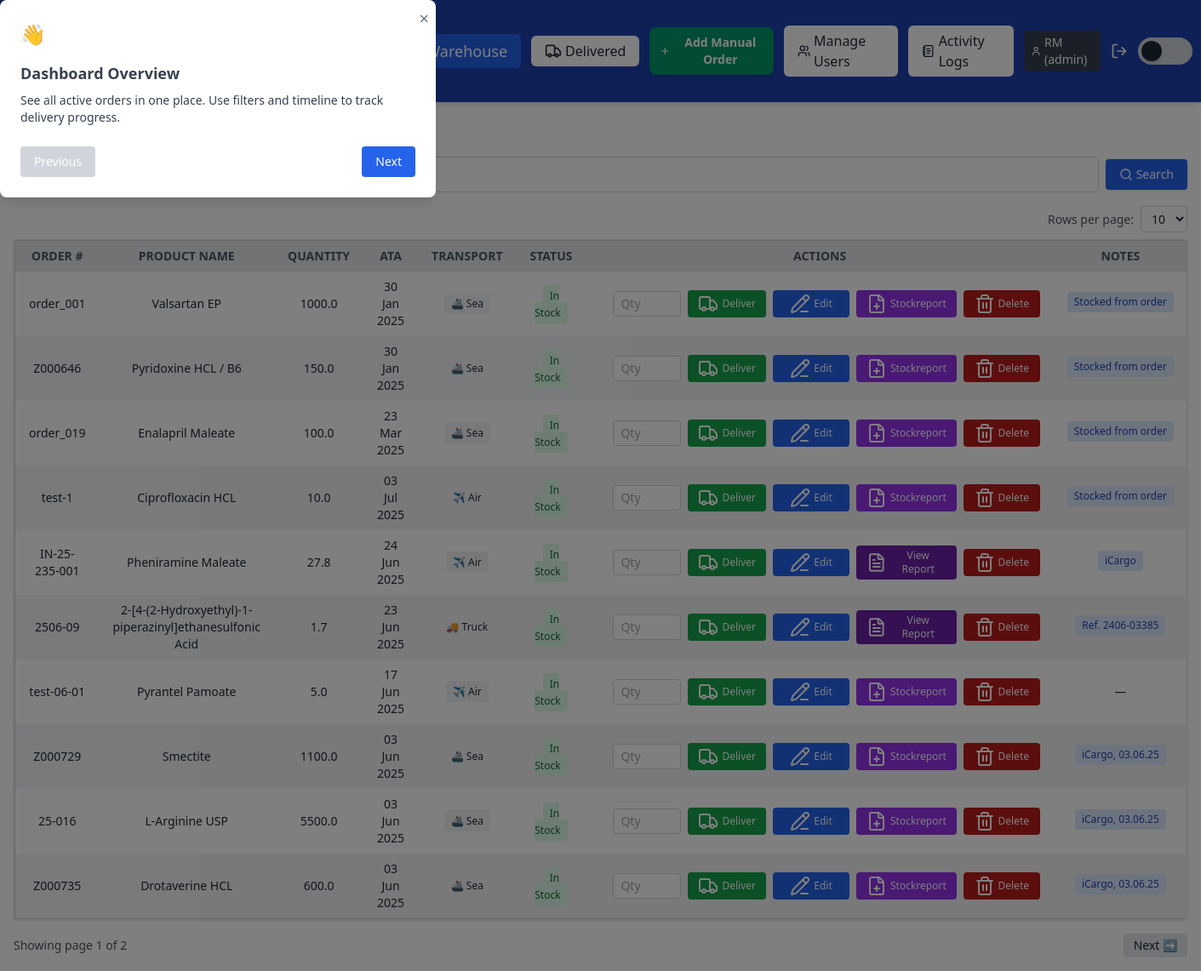
Page /warehouse (signed in) on the earlier database version.
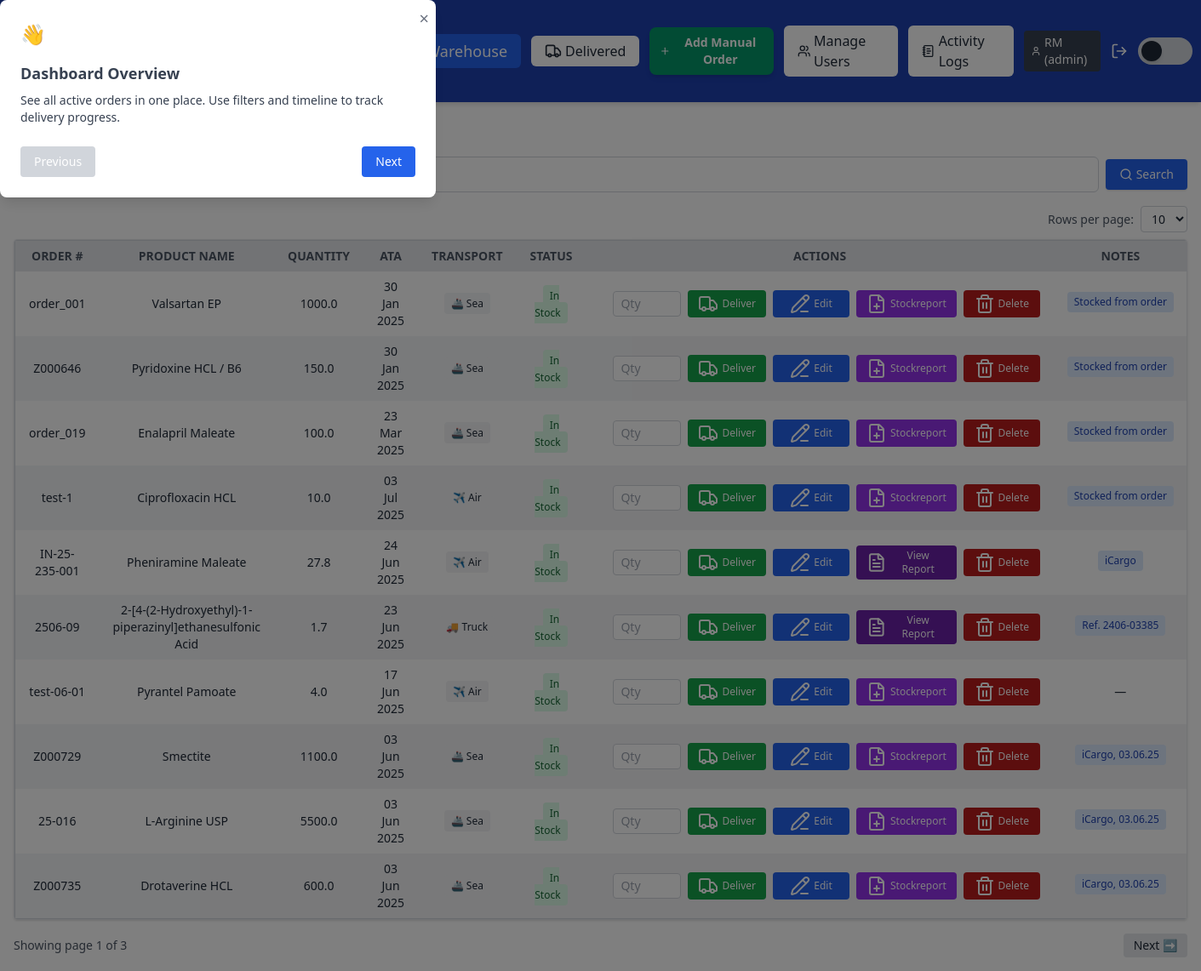
Same page on the later database version.
### app/models.py (models this page shows)
class WarehouseStock(db.Model):
    __tablename__ = 'warehouse_stock'  # ✅ Ensure FK consistency
    id = db.Column(db.Integer, primary_key=True)
    user_id = db.Column(db.Integer, db.ForeignKey('user.id'), nullable=False)
    order_number = db.Column(db.String(50), nullable=False)
    product_name = db.Column(db.String(100), nullable=False)
    quantity = db.Column(db.String(50), nullable=False)
    ata = db.Column(db.String(10), nullable=True)
    transit_status = db.Column(db.String(20), default='In Stock', nullable=False)
    notes = db.Column(db.String(120))
    transport = db.Column(db.String(20))
    is_manual = db.Column(db.Boolean, default=False)
    pod_filename = db.Column(db.String(120))
    warehouse_address = db.Column(db.String(255))
    client = db.Column(db.String(255))
    pos_no = db.Column(db.String(50))
    customer_ref = db.Column(db.String(50))

### app/routes/warehouse_routes.py (the view, shortened to what this page needs)
@warehouse_bp.route('/warehouse')
@login_required
def warehouse():
    page = request.args.get('page', 1, type=int)
    per_page = request.args.get('per_page', 10, type=int)
    search = request.args.get('search', '')
    query = WarehouseStock.query
    pagination = query.order_by(WarehouseStock.ata.desc()).paginate(page=page, per_page=per_page)
    warehouse_items = pagination.items
    reported_ids = [entry.related_order_id for entry in StockReportEntry.query.all() if entry.related_order_id]
    return render_template(
        'warehouse.html',
        warehouse_items=warehouse_items,
        pagination=pagination,
        per_page=per_page,
        reported_ids=reported_ids
    )

### app/routes/__init__.py (called while the page is built)
def inject_globals():
    return dict(current_user=current_user, current_path=request.path)

### app/templates/warehouse.html (shortened to what the changed rows need)
<!DOCTYPE html>
<html lang="en">
<head>
    <script src="https://cdn.tailwindcss.com"></script>
</head>
<body class="flex flex-col h-screen bg-white text-gray-800 dark:bg-gray-900 dark:text-gray-100">
    {% include '_navbar.html' %}
    <main class="flex flex-col h-full overflow-hidden p-4">
        <h2 class="text-2xl font-bold mb-4">📦 Warehouse Stock</h2>
            {% set clear_args = request.args.to_dict() %}
            {% if 'search' in clear_args %}{% set _ = clear_args.pop('search') %}{% endif %}
            {% if 'page' in clear_args %}{% set _ = clear_args.pop('page') %}{% endif %}
        <div class="orders-table-container flex-grow overflow-auto border rounded shadow w-full">
            <table id="warehouse-table"
                class="w-full table-auto bg-white dark:bg-gray-900 border border-gray-300 dark:border-gray-700 text-sm">
                <thead class="sticky top-0 z-10 bg-gray-200 dark:bg-gray-800">
                    <tr
                        class="bg-gray-200 dark:bg-gray-700 text-center text-xs sm:text-sm text-gray-600 dark:text-gray-300 uppercase">
                        <th class="px-4 py-2 cursor-pointer" data-sort="order_number">Order # </th>
                        <th class="px-4 py-2 cursor-pointer" data-sort="product_name">Product Name </th>
                        <th class="px-4 py-2 cursor-pointer" data-sort="quantity">Quantity </th>
                        <th class="px-4 py-2 cursor-pointer" data-sort="ata">ATA
                        </th>
                        <th class="px-4 py-2 cursor-pointer" data-sort="transport">Transport </th>
                        <th class="px-4 py-2">Status</th>
                        <th class="px-4 py-2">Actions</th>
                        <th class="px-4 py-2">Notes</th>
                    </tr>
                </thead>
                <tbody>
                    {% for item in warehouse_items %}
                    <tr
                        class="text-center even:bg-gray-100 dark:even:bg-gray-800 hover:bg-blue-50 dark:hover:bg-gray-700">
                        <td class="px-4 py-2">{{ item.order_number }}</td>
                        <td class="px-4 py-2">{{ item.product_name }}</td>
                        <td class="px-4 py-2">{{ item.quantity }}</td>
                        <td class="px-4 py-2">{{ item.ata | format_date if item.ata else '—' }}</td>
                        <td class="px-4 py-2 text-xs">
                            {% if item.transport == 'air' %}
                            <span class="bg-gray-100 text-gray-800 px-2 py-1 rounded">✈️ Air</span>
                            {% elif item.transport == 'sea' %}
                            <span class="bg-gray-100 text-gray-800 px-2 py-1 rounded">🚢 Sea</span>
                            {% elif item.transport == 'truck' %}
                            <span class="bg-gray-100 text-gray-800 px-2 py-1 rounded">🚚 Truck</span>
                            {% else %}
                            —
                            {% endif %}
                        </td>
                        <td class="px-4 py-2"><span class="bg-green-100 text-green-800 text-xs px-2 py-1 rounded">In
                                Stock</span>
                        </td>
                        <td class="px-4 py-2">
                            <div class="flex justify-end">
                                <div class="flex items-center gap-2 min-w-[500px] ml-4">
                                    <form method="POST"
                                        action="{{ url_for('warehouse.deliver_partial', item_id=item.id) }}"
                                        class="flex items-center gap-2">
                                        <input type="number" name="quantity" min="1" max="{{ item.quantity }}"
                                            placeholder="Qty"
                                            class="w-20 px-2 py-1 rounded text-sm bg-white text-black dark:bg-gray-800 dark:text-white border border-gray-300 dark:border-gray-600 focus:outline-none focus:ring-2 focus:ring-blue-500"
                                            required>
                                        <button type="submit"
                                            class="bg-green-600 hover:bg-green-700 text-white px-3 py-1 text-xs rounded min-w-[90px] flex items-center gap-1 justify-center">
                                            <i data-lucide="truck"></i> Deliver
                                        </button>
                                    </form>
                                    <a href="{{ url_for('warehouse.edit_warehouse', item_id=item.id) }}"
                                        class="bg-blue-600 hover:bg-blue-700 text-white px-3 py-1 text-xs rounded min-w-[90px] flex items-center gap-1 justify-center">
                                        <i data-lucide="pencil-line"></i> Edit
                                    </a>
                                    {% if item.id in reported_ids %}
                                    <button data-item-id="{{ item.id }}"
                                        class="open-stockreport-modal bg-purple-800 hover:bg-purple-900 text-white px-3 py-1 text-xs rounded flex items-center gap-1 justify-center">
                                        <i data-lucide="file-text"></i> View Report
                                    </button>
                                    {% else %}
                                    <a href="{{ url_for('warehouse.stockreport_entry_form', item_id=item.id) }}"
                                        class="bg-purple-600 hover:bg-purple-700 text-white px-3 py-1 text-xs rounded flex items-center gap-1 justify-center">
                                        <i data-lucide="file-plus"></i> Stockreport
                                    </a>
                                    {% endif %}
                                    <form method="POST"
                                        action="{{ url_for('warehouse.delete_warehouse', item_id=item.id) }}"
                                        onsubmit="return confirm('Delete this warehouse item?')" class="inline">
                                        <button type="submit"
                                            class="bg-red-700 hover:bg-red-800 text-white px-3 py-1 text-xs rounded min-w-[90px] flex items-center gap-1 justify-center">
                                            <i data-lucide="trash-2"></i> Delete
                                        </button>
                                    </form>
                                </div>
                            </div>
                        </td>
                        <td class="px-4 py-2">
                            {% if item.notes %}
                            <span title="{{ item.notes }}"
                                class="bg-blue-100 text-blue-800 text-xs px-2 py-1 rounded whitespace-nowrap max-w-[150px] overflow-hidden text-ellipsis inline-block">
                                {{ item.notes[:30] }}{% if item.notes|length > 30 %}...{% endif %}
                            </span>
                            {% else %}
                            —
                            {% endif %}
                        </td>
                    </tr>
                    {% endfor %}
                </tbody>
            </table>
        </div>
        {% set args = request.args.to_dict() if request.args else {} %}
        {% set filtered_args = args.copy() %}
        {% if 'page' in filtered_args %}{% set _ = filtered_args.pop('page') %}{% endif %}
        {% if 'per_page' in filtered_args %}{% set _ = filtered_args.pop('per_page') %}{% endif %}
        <div class="mt-4 flex justify-between items-center">
            <div class="text-sm text-gray-600 dark:text-gray-300">
                Showing page {{ pagination.page }} of {{ pagination.pages }}
            </div>
            <div class="flex gap-2">
                {% if pagination.has_next %}
                <a href="{{ url_for('warehouse.warehouse', page=pagination.next_num, per_page=per_page, **filtered_args) }}"
                    class="px-3 py-1 bg-gray-200 dark:bg-gray-700 rounded hover:bg-gray-300 text-sm">Next ➡</a>
                {% endif %}
            </div>
        </div>
    </main>
</body>
</html>

Differences in the rows shown:
changed WarehouseStock "test-06-01": quantity "5.0" → "4.0"
Other differences:
{{ pagination.pages }}: "2" → "3"
